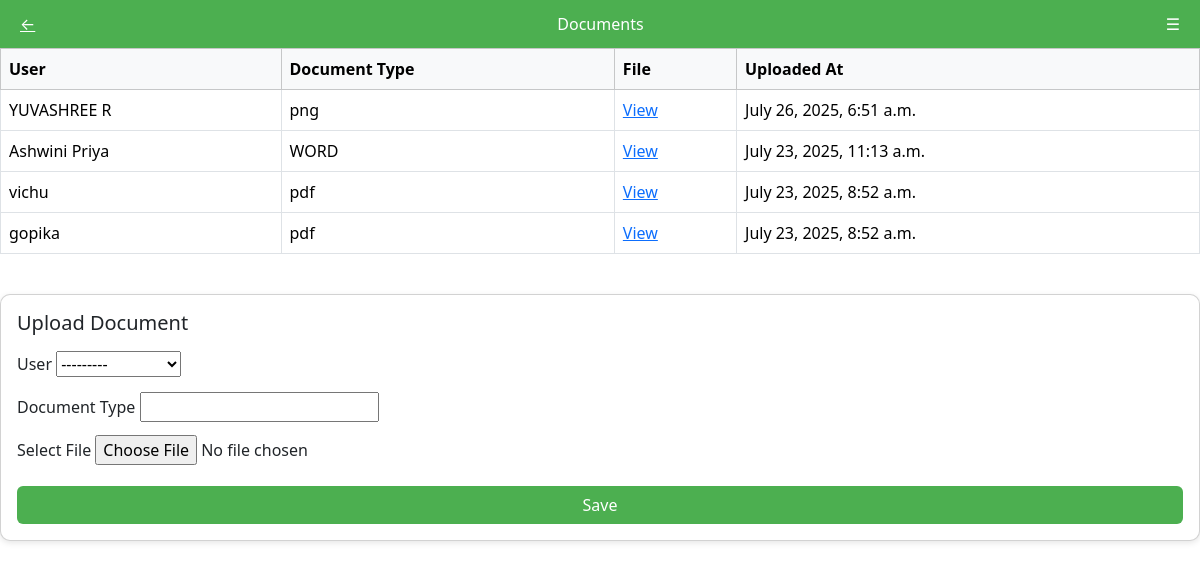
/documents/, run on the app's committed database.
### user/models.py (models this page shows, shortened)
class Documents(models.Model):
    user = models.ForeignKey(Users, on_delete=models.CASCADE)
    doc_type = models.CharField(max_length=100)
    file_path = models.FileField(upload_to='documents/')
    uploaded_at = models.DateTimeField(auto_now_add=True)

class Users(models.Model):
    role = models.ForeignKey(Roles, on_delete=models.SET_NULL, null=True)
    full_name = models.CharField(max_length=100)
    email = models.EmailField(unique=True)
    phone = models.CharField(max_length=15)
    password = models.CharField(max_length=128)
    profile_picture = models.ImageField(upload_to='profiles/', blank=True, null=True)
    date_joined = models.DateField(auto_now_add=True)
    status = models.CharField(max_length=50)
    def __str__(self):
        return self.full_name

### user/views.py (the view)
# urls.py: path('documents/', views.documents_view, name='documents'),
def documents_view(request):
    if request.method == 'POST':
        form = DocumentForm(request.POST, request.FILES)
        if form.is_valid():
            form.save()
            messages.success(request, "Document uploaded successfully.")
            return redirect('documents')
        else:
            messages.error(request, "Error uploading document.")
    else:
        form = DocumentForm()
    documents = Documents.objects.select_related('user').order_by('-uploaded_at')
    return render(request, 'documents.html', {
        'form': form,
        'documents': documents
    })

### user/forms.py
class DocumentForm(forms.ModelForm):
    class Meta:
        model = Documents
        fields = ['user', 'doc_type', 'file_path']

### user/context_processors.py (called while the page is built)
def notification_data(request):
    unread_notifications = Notifications.objects.filter(read_status=False).order_by('-created_at')[:5]
    unread_count = Notifications.objects.filter(read_status=False).count()
    return {
        'notifications': unread_notifications,
        'unread_count': unread_count,
    }

### user/templates/documents.html (shortened to what this page needs)
<!DOCTYPE html>
<html lang="en">
<head>
  <link href="https://cdn.jsdelivr.net/npm/bootstrap@5.3.3/dist/css/bootstrap.min.css" rel="stylesheet">
</head>
<body>
<div class="header">
    <span><a href="{{ request.META.HTTP_REFERER|default:'/' }}" style="color: white;" class="back-button">
    ←
</a>
</span>
    <span>Documents</span>
    <span>&#9776;</span>
  </div>
  <div class="table-responsive mb-4">
    <table class="table table-bordered">
      <thead class="table-light">
        <tr>
          <th>User</th>
          <th>Document Type</th>
          <th>File</th>
          <th>Uploaded At</th>
        </tr>
      </thead>
      <tbody>
        {% for doc in documents %}
        <tr>
          <td>{{ doc.user.full_name }}</td>
          <td>{{ doc.doc_type }}</td>
          <td><a href="{{ doc.file_path.url }}" target="_blank">View</a></td>
          <td>{{ doc.uploaded_at }}</td>
        </tr>
        {% empty %}
        <tr>
          <td colspan="4" class="text-center">No documents uploaded yet.</td>
        </tr>
        {% endfor %}
      </tbody>
    </table>
  </div>
  <div class="card p-3 mb-4">
    <h5 class="mb-3">Upload Document</h5>
    <form method="POST" enctype="multipart/form-data">
      <div class="mb-2">
        <label class="form-label">User</label>
        {{ form.user }}
      </div>
      <div class="mb-2">
        <label class="form-label">Document Type</label>
        {{ form.doc_type }}
      </div>
      <div class="mb-3">
        <label class="form-label">Select File</label>
        {{ form.file_path }}
      </div>
      <button type="submit" class="btn btn-save w-100">Save</button>
    </form>
  </div>
</body>
</html>

### user/templates/documents.html (style rules this page uses)
.header { background-color: #4CAF50; padding: 12px 20px; display: flex; align-items: center; justify-content: space-between; color: white; }
.btn-save { background-color: #4CAF50; color: white; }
.card { border-radius: 10px; box-shadow: 0 2px 6px rgba(0, 0, 0, 0.1); }

### data on the page
Documents: user.full_name "YUVASHREE R", doc_type "png", uploaded_at "July 26, 2025, 6:51 a.m."
Documents: user.full_name "Ashwini Priya", doc_type "WORD", uploaded_at "July 23, 2025, 11:13 a.m."
Documents: user.full_name "vichu", doc_type "pdf", uploaded_at "July 23, 2025, 8:52 a.m."
Documents: user.full_name "gopika", doc_type "pdf", uploaded_at "July 23, 2025, 8:52 a.m."
